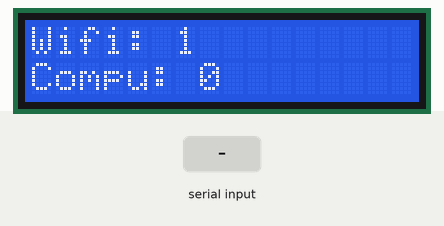
This sketch was run on a simulated ESP32. Shown: 16×2 character LCD. Inputs (shaded band) come from the test bench. WiFi joins after 1.5 s; servers stay silent unless stated; what the sketch prints to the serial monitor is not drawn.

Above: at 2.8 s.
2.9 s: "0\n" received over Serial
At 4.3 s:
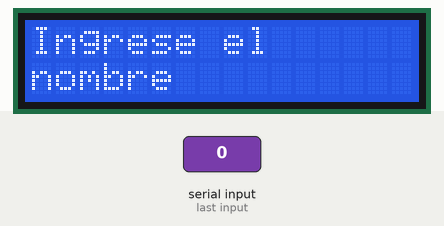
5.4 s: "1\n" received over Serial
At 7.1 s:
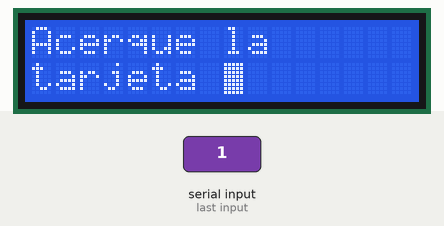
Timing chart, 0 to 8.6 s (numbered marks = the images above; inputs shaded):
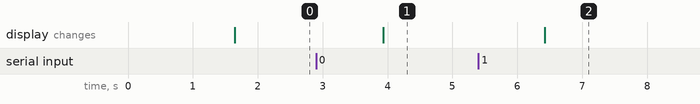

The sketch:

leaderboard_node.ino
```cpp
// Learn about the ESP32 WiFi simulation in
// https://docs.wokwi.com/guides/esp32-wifi

#include <WiFi.h>
#include <Wire.h>
#include <LiquidCrystal_I2C.h>
#include <SPI.h>
#include <MFRC522.h>

#define SS_PIN 5
#define RST_PIN 0

String dataIn = "";

MFRC522 rfid(SS_PIN, RST_PIN);  // Instance of the class

MFRC522::MIFARE_Key key;

// Init array that will store new NUID
byte nuidPICC[4];

// Variable to store the scanned card ID as a string
String cardID = "";

LiquidCrystal_I2C lcd(0x27, 16, 2);  // set the LCD address to 0x27 for a 16 chars and 2 line display

const char* ssid = "Personal-WiFi-095-2.4Ghz";
const char* password = "ZXvN6hxVEk";


/*
const char* ssid = "el ses";
const char* password = "12345678";
*/
char si[3] = "SI";
char no[3] = "NO";

struct states {
  int wifi;
  int serial;
};

states state;

int estado = 0;
unsigned long cardIDInt;

void setup() {


  state.wifi = 0;
  state.serial = 0;

  Serial.begin(115200);
  lcd.init();  // initialize the lcd
  lcd.backlight();
  SPI.begin();      // Init SPI bus
  rfid.PCD_Init();  // Init MFRC522

  lcd.setCursor(0, 0);
  lcd.print("Wifi: " + String(state.wifi));
  lcd.setCursor(0, 1);
  lcd.print("Compu: " + String(state.serial));


  WiFi.mode(WIFI_STA);
  WiFi.begin(ssid, password);
  while (WiFi.status() != WL_CONNECTED) {
    delay(250);
  }

  Serial.println("");
  Serial.println("WiFi connected");
  Serial.print("IP address: ");
  Serial.println(WiFi.localIP());
  state.wifi = 1;
  state.serial = 0;
}

void loop() {

  switch (estado) {
    case 0:
      lcd.setCursor(0, 0);
      lcd.print("Wifi: " + String(state.wifi));
      lcd.setCursor(0, 1);
      lcd.print("Compu: " + String(state.serial));

      if (Serial.available()) {
        state.serial = 1;
        dataIn = Serial.readString();
        if (dataIn.toInt() == 0) {
          lcd.clear();
          lcd.setCursor(0, 0);
          lcd.print("Ingrese el");
          lcd.setCursor(0, 1);
          lcd.print("nombre");
          estado = 1;
        }
        /*
        if (dataIn.toInt() == -1) {
          lcd.clear();
          lcd.setCursor(0, 0);
          lcd.print("Nuevo turno, espere...");
          delay(2000);
          lcd.clear();
          lcd.setCursor(0,0);
          lcd.print("ONLINE");
          //reset();

        } else {
          state.serial = 0;
        }*/
        break;

        case 1:
          if (Serial.available() > 0) {
            dataIn = Serial.readString();
            if (dataIn.toInt() == 1) {
              lcd.clear();
              lcd.setCursor(0, 0);
              lcd.print("Acerque la");
              lcd.setCursor(0, 1);
              lcd.print("tarjeta ");
              lcd.blink();
              estado = 2;
            }
          }
          break;

        case 2:
          if (rfid.PICC_IsNewCardPresent() && rfid.PICC_ReadCardSerial()) {
            // Reiniciar cardID
            cardID = "";

            // Leer los bytes del UID y construir la cadena hexadecimal
            for (byte i = 0; i < rfid.uid.size; i++) {
              if (rfid.uid.uidByte[i] < 0x10) {
                cardID += "0";  // Agregar un cero si el byte es menor a 0x10
              }
              cardID += String(rfid.uid.uidByte[i], HEX);
            }

            // Convertir el ID en un valor decimal
            cardIDInt = strtoul(cardID.c_str(), NULL, 16);
            // Serial.print("Card ID (Decimal): ");

            lcd.clear();
            lcd.setCursor(0, 0);
            lcd.print("Codigo leido:");
            lcd.setCursor(0, 1);
            lcd.print(cardIDInt);
            Serial.println(cardIDInt);

            // Serial.write(cardID);

            // Detener la comunicación con la tarjeta
            rfid.PICC_HaltA();
            rfid.PCD_StopCrypto1();
            delay(2000);
          }
      }
      break;
  }
}

void reset() {
  ESP.restart();
}
```

Measured:
- after the input at 2.9 s, the display: changes after 1.0 s (image 1)
- after the input at 5.4 s, the display: changes after 1.0 s (image 2)
